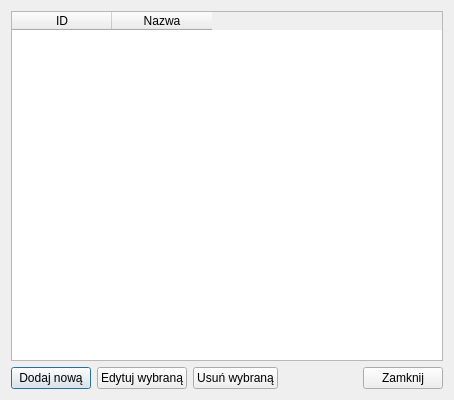
<?xml version="1.0" encoding="UTF-8"?>
<ui version="4.0">
 <class>PlatformyDialog</class>
 <widget class="QDialog" name="PlatformyDialog">
  <property name="geometry">
   <rect>
    <x>0</x>
    <y>0</y>
    <width>454</width>
    <height>400</height>
   </rect>
  </property>
  <property name="windowTitle">
   <string>Zarządzanie Platformami</string>
  </property>
  <layout class="QVBoxLayout" name="verticalLayout">
   <item>
    <widget class="QTableWidget" name="tabela">
     <property name="editTriggers">
      <set>QAbstractItemView::EditTrigger::NoEditTriggers</set>
     </property>
     <property name="selectionMode">
      <enum>QAbstractItemView::SelectionMode::SingleSelection</enum>
     </property>
     <property name="selectionBehavior">
      <enum>QAbstractItemView::SelectionBehavior::SelectRows</enum>
     </property>
     <column>
      <property name="text">
       <string>ID</string>
      </property>
     </column>
     <column>
      <property name="text">
       <string>Nazwa</string>
      </property>
     </column>
    </widget>
   </item>
   <item>
    <layout class="QHBoxLayout" name="horizontalLayout">
     <item>
      <widget class="QPushButton" name="btnDodaj">
       <property name="text">
        <string>Dodaj nową</string>
       </property>
      </widget>
     </item>
     <item>
      <widget class="QPushButton" name="btnEdytuj">
       <property name="text">
        <string>Edytuj wybraną</string>
       </property>
      </widget>
     </item>
     <item>
      <widget class="QPushButton" name="btnUsun">
       <property name="text">
        <string>Usuń wybraną</string>
       </property>
      </widget>
     </item>
     <item>
      <spacer name="horizontalSpacer_2">
       <property name="orientation">
        <enum>Qt::Orientation::Horizontal</enum>
       </property>
       <property name="sizeHint" stdset="0">
        <size>
         <width>40</width>
         <height>20</height>
        </size>
       </property>
      </spacer>
     </item>
     <item>
      <widget class="QPushButton" name="btnZamknij">
       <property name="text">
        <string>Zamknij</string>
       </property>
      </widget>
     </item>
    </layout>
   </item>
  </layout>
 </widget>
 <resources/>
 <connections>
 </connections>
</ui>
